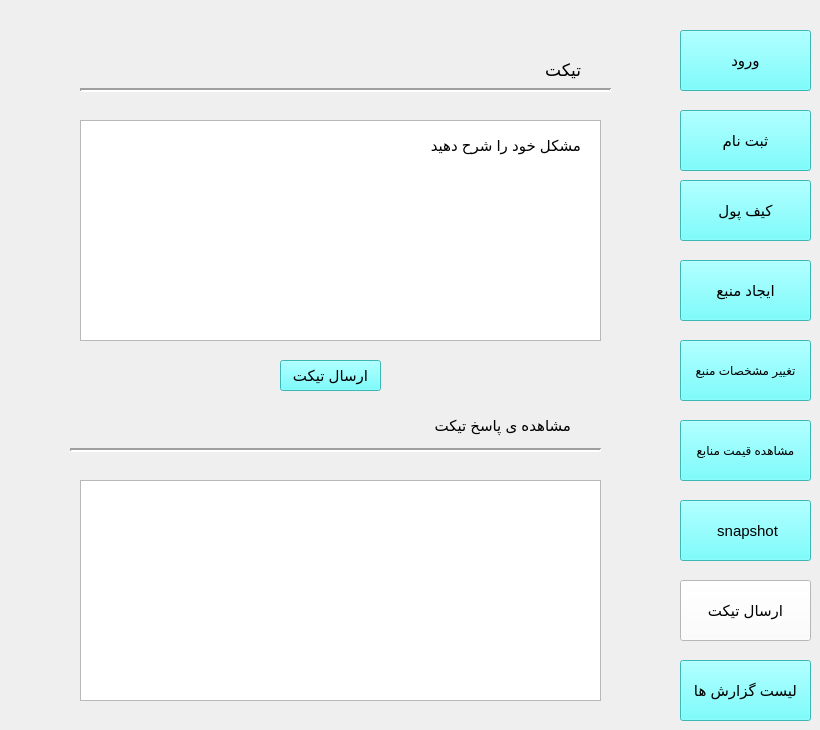
    <widget class="QWidget" name="page_8">
     <widget class="QPushButton" name="sabtenam_btn3_8">
      <property name="geometry">
       <rect>
        <x>680</x>
        <y>110</y>
        <width>131</width>
        <height>61</height>
       </rect>
      </property>
      <property name="font">
       <font>
        <pointsize>11</pointsize>
       </font>
      </property>
      <property name="styleSheet">
       <string notr="true">background-color: rgb(85, 255, 255);</string>
      </property>
      <property name="text">
       <string>ثبت نام</string>
      </property>
     </widget>
     <widget class="QPushButton" name="wallet_btn_8">
      <property name="geometry">
       <rect>
        <x>680</x>
        <y>180</y>
        <width>131</width>
        <height>61</height>
       </rect>
      </property>
      <property name="font">
       <font>
        <pointsize>11</pointsize>
       </font>
      </property>
      <property name="styleSheet">
       <string notr="true">background-color: rgb(85, 255, 255);</string>
      </property>
      <property name="text">
       <string>کیف پول</string>
      </property>
     </widget>
     <widget class="QPushButton" name="pushButton_55">
      <property name="geometry">
       <rect>
        <x>680</x>
        <y>500</y>
        <width>131</width>
        <height>61</height>
       </rect>
      </property>
      <property name="font">
       <font>
        <pointsize>11</pointsize>
       </font>
      </property>
      <property name="styleSheet">
       <string notr="true">background-color: rgb(85, 255, 255);</string>
      </property>
      <property name="text">
       <string> snapshot</string>
      </property>
     </widget>
     <widget class="QPushButton" name="pushButton_56">
      <property name="geometry">
       <rect>
        <x>680</x>
        <y>660</y>
        <width>131</width>
        <height>61</height>
       </rect>
      </property>
      <property name="font">
       <font>
        <pointsize>11</pointsize>
       </font>
      </property>
      <property name="styleSheet">
       <string notr="true">background-color: rgb(85, 255, 255);</string>
      </property>
      <property name="text">
       <string>لیست گزارش ها</string>
      </property>
     </widget>
     <widget class="QPushButton" name="pushButton_57">
      <property name="geometry">
       <rect>
        <x>680</x>
        <y>580</y>
        <width>131</width>
        <height>61</height>
       </rect>
      </property>
      <property name="font">
       <font>
        <pointsize>11</pointsize>
       </font>
      </property>
      <property name="styleSheet">
       <string notr="true">background-color: rgb(85, 255, 255);
background-color: rgb(255, 255, 255);</string>
      </property>
      <property name="text">
       <string>ارسال تیکت</string>
      </property>
     </widget>
     <widget class="QPushButton" name="pushButton_58">
      <property name="geometry">
       <rect>
        <x>680</x>
        <y>340</y>
        <width>131</width>
        <height>61</height>
       </rect>
      </property>
      <property name="font">
       <font>
        <pointsize>9</pointsize>
        <weight>50</weight>
        <bold>false</bold>
       </font>
      </property>
      <property name="styleSheet">
       <string notr="true">background-color: rgb(255, 255, 255);
background-color: rgb(85, 255, 255);</string>
      </property>
      <property name="text">
       <string>تغییر مشخصات منبع</string>
      </property>
     </widget>
     <widget class="QPushButton" name="pushButton_59">
      <property name="geometry">
       <rect>
        <x>680</x>
        <y>260</y>
        <width>131</width>
        <height>61</height>
       </rect>
      </property>
      <property name="font">
       <font>
        <pointsize>11</pointsize>
       </font>
      </property>
      <property name="styleSheet">
       <string notr="true">background-color: rgb(85, 255, 255);</string>
      </property>
      <property name="text">
       <string>ایجاد منبع</string>
      </property>
     </widget>
     <widget class="QPushButton" name="login_btn2_8">
      <property name="geometry">
       <rect>
        <x>680</x>
        <y>30</y>
        <width>131</width>
        <height>61</height>
       </rect>
      </property>
      <property name="font">
       <font>
        <pointsize>11</pointsize>
       </font>
      </property>
      <property name="styleSheet">
       <string notr="true">background-color: rgb(255, 255, 255);
background-color: rgb(85, 255, 255);</string>
      </property>
      <property name="text">
       <string>ورود</string>
      </property>
     </widget>
     <widget class="QPushButton" name="pushButton_60">
      <property name="geometry">
       <rect>
        <x>680</x>
        <y>420</y>
        <width>131</width>
        <height>61</height>
       </rect>
      </property>
      <property name="font">
       <font>
        <pointsize>9</pointsize>
       </font>
      </property>
      <property name="styleSheet">
       <string notr="true">background-color: rgb(85, 255, 255);</string>
      </property>
      <property name="text">
       <string>مشاهده قیمت منابع</string>
      </property>
     </widget>
     <widget class="QLabel" name="label_172">
      <property name="geometry">
       <rect>
        <x>510</x>
        <y>60</y>
        <width>71</width>
        <height>21</height>
       </rect>
      </property>
      <property name="font">
       <font>
        <pointsize>13</pointsize>
       </font>
      </property>
      <property name="text">
       <string>تیکت</string>
      </property>
     </widget>
     <widget class="QTextEdit" name="textEdit">
      <property name="geometry">
       <rect>
        <x>80</x>
        <y>120</y>
        <width>521</width>
        <height>221</height>
       </rect>
      </property>
     </widget>
     <widget class="Line" name="line_15">
      <property name="geometry">
       <rect>
        <x>80</x>
        <y>80</y>
        <width>531</width>
        <height>20</height>
       </rect>
      </property>
      <property name="lineWidth">
       <number>2</number>
      </property>
      <property name="orientation">
       <enum>Qt::Horizontal</enum>
      </property>
     </widget>
     <widget class="QLabel" name="label_173">
      <property name="geometry">
       <rect>
        <x>370</x>
        <y>130</y>
        <width>211</width>
        <height>31</height>
       </rect>
      </property>
      <property name="font">
       <font>
        <pointsize>11</pointsize>
       </font>
      </property>
      <property name="text">
       <string>مشکل خود را شرح دهید</string>
      </property>
     </widget>
     <widget class="QPushButton" name="pushButton_5">
      <property name="geometry">
       <rect>
        <x>280</x>
        <y>360</y>
        <width>101</width>
        <height>31</height>
       </rect>
      </property>
      <property name="font">
       <font>
        <pointsize>11</pointsize>
       </font>
      </property>
      <property name="styleSheet">
       <string notr="true">background-color: rgb(85, 255, 255);</string>
      </property>
      <property name="text">
       <string>ارسال تیکت</string>
      </property>
     </widget>
     <widget class="Line" name="line_16">
      <property name="geometry">
       <rect>
        <x>70</x>
        <y>440</y>
        <width>531</width>
        <height>20</height>
       </rect>
      </property>
      <property name="lineWidth">
       <number>2</number>
      </property>
      <property name="orientation">
       <enum>Qt::Horizontal</enum>
      </property>
     </widget>
     <widget class="QLabel" name="label_174">
      <property name="geometry">
       <rect>
        <x>340</x>
        <y>410</y>
        <width>231</width>
        <height>31</height>
       </rect>
      </property>
      <property name="font">
       <font>
        <pointsize>11</pointsize>
       </font>
      </property>
      <property name="text">
       <string>مشاهده ی پاسخ تیکت</string>
      </property>
     </widget>
     <widget class="QTextEdit" name="textEdit_2">
      <property name="geometry">
       <rect>
        <x>80</x>
        <y>480</y>
        <width>521</width>
        <height>221</height>
       </rect>
      </property>
     </widget>
    </widget>
